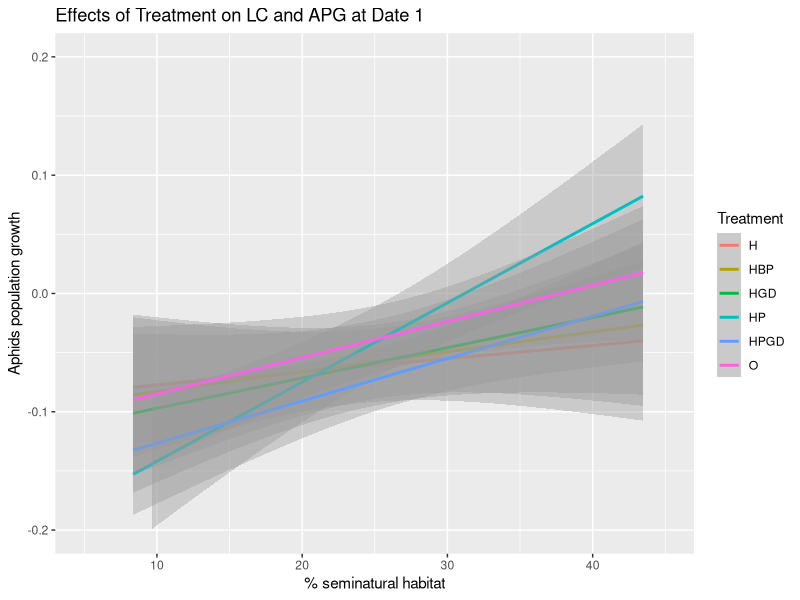
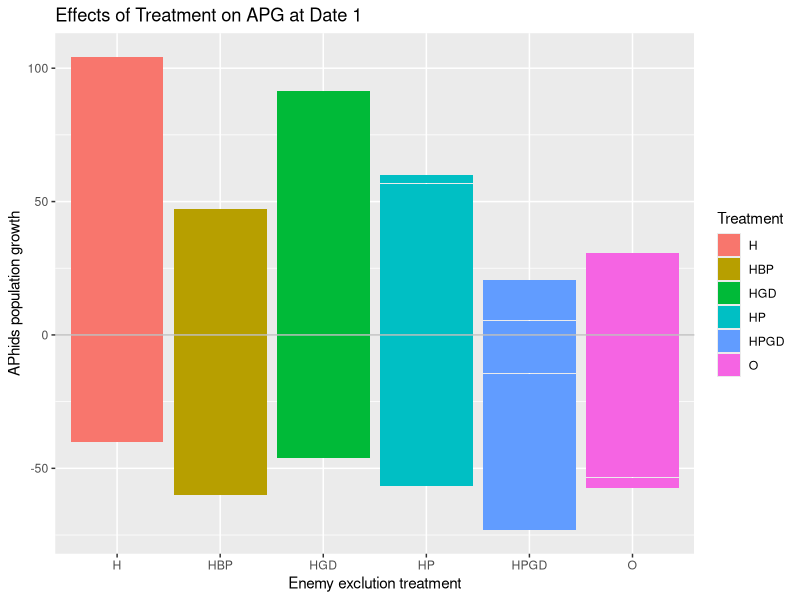

Here is the R script that generated these plots, in order:
#Date1_population growth and seminatural habitat
#import data file
library(readr)
Data1 <- read.table("Project data.csv", header = TRUE, dec = ",", sep = ";")

###dataframe for sampling date1 
DATE1 <- Data1[Data1$Date == "1", ]
DATE1_700 <- subset(DATE1, DATE1$BUFF_DIST == "700")

###############line graph################
#calculate the aphids population growth at date1
logNaphids_D1_line <- log(DATE1_700$aphid_live + 1) - log(DATE1_700$aphidsinoculated_init + 1) 
APG_D1_line <- logNaphids_D1_line/10

#dataframe for seminatural habitat and aphids population growth at date1 
DATE1APG_line <- data.frame(DATE1_700,APG_D1_line)

#barplot for % Seminatural habitat and APhid population growth
library(ggplot2)
Line_APGD1 <- ggplot(DATE1APG_line, aes(x = Pt.seminatural, y = APG_D1_line, color = Treatment))
Line_APGD1 <- Line_APGD1 + labs(x = "% seminatural habitat", y = "Aphids population growth", title = "Effects of Treatment on LC and APG at Date 1")
# for scatter plot: use geom_point()
Line_APGD1 <- Line_APGD1 + geom_smooth(method = "lm")
Line_APGD1 <- Line_APGD1 +xlim(5,45) +ylim(-0.2 , 0.2)
print(Line_APGD1)

###############Bar graph################
#calculate the aphids population growth at date1
logNaphids_D1_bar <- log(DATE1$aphid_live+1) - log(DATE1$aphidsinoculated_init+1) 
APG_D1_bar <- logNaphids_D1_bar/10

#dataframe for seminatural habitat and aphids population growth at date1 
DATE1APG_bar <- data.frame(DATE1,APG_D1_bar)

#plot
Bar_APGD1 <- ggplot(DATE1APG_bar, aes(x = Treatment, y = APG_D1_bar, fill = Treatment))
Bar_APGD1 <- Bar_APGD1 + geom_bar(stat = "identity")
Bar_APGD1 <- Bar_APGD1 + labs(x = "Enemy exclution treatment", y = "APhids population growth", title = "Effects of Treatment on APG at Date 1")
Bar_APGD1 <- Bar_APGD1 + geom_hline(yintercept = 0, colour = "grey") 
#Bar_APGD1 <- Bar_APGD1 + ylim(-0.1 , 0.15)
plot(Bar_APGD1)

#add error bar
# DATE1APG_SE <- sd(DATE1APG$APG_D1)/ sqrt (length(DATE1APG$APG_D1))
# Bar_APGD1 <- Bar_APGD1 + geom_errorbar(aes(ymin = APG_D1 - DATE1APG_SE, ymax = APG_D1 + DATE1APG_SE))
